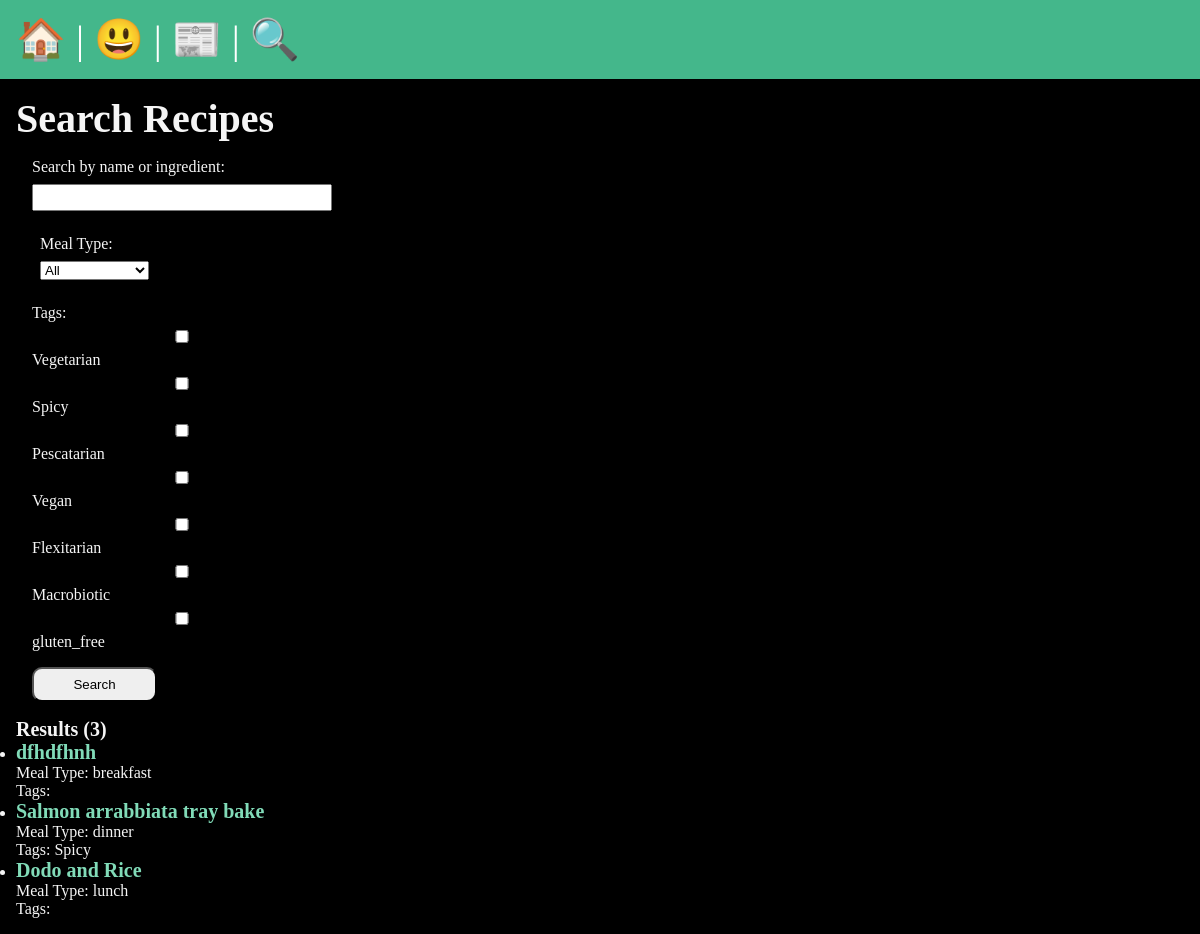
The page /recipes/search/ on the database its author committed.
### recipes/models.py (models this page shows, shortened)
class Tag(models.Model):
    name = models.CharField(max_length=100, unique=True)

class Recipe(models.Model):
    MEAL_TYPE_CHOICES = [
        ('breakfast', 'Breakfast'),
        ('lunch', 'Lunch'),
        ('dinner', 'Dinner'),
        ('desert', 'Desert'),
        ('snack', 'Snack'),
    ]
    title = models.CharField(max_length=200)
    description = models.TextField()
    slug = models.SlugField()
    instructions = models.TextField()
    meal_type = models.CharField(max_length=50, choices=MEAL_TYPE_CHOICES, null=True)
    banner = models.ImageField(default= 'fallback.png', blank = True)
    created_by = models.ForeignKey(User, on_delete=models.CASCADE)
    created_at = models.DateTimeField(auto_now_add=True)
    updated_at = models.DateTimeField(auto_now=True)
    tags = models.ManyToManyField(Tag, related_name='recipes')
    ingredients = models.ManyToManyField(
        Ingredient,
        through='RecipeIngredient',
        through_fields=('recipe', 'ingredient'),
        blank=True
    )

### recipes/views.py (the view)
# urls.py: path('search/', views.recipe_search, name='recipe_search'),
def recipe_search(request):
    query = request.GET.get('q', '')
    meal_type = request.GET.get('meal_type', '')
    tag_ids = request.GET.getlist('tags')  # For multiple tag selection
    recipes = Recipe.objects.all()
    if query:
        recipes = recipes.filter(
            Q(title__icontains=query) |
            Q(recipeingredient__ingredient__name__icontains=query)
        ).distinct()
    if meal_type:
        recipes = recipes.filter(meal_type=meal_type)
    if tag_ids:
        recipes = recipes.filter(tags__id__in=tag_ids)
    all_tags = Tag.objects.all()
    context = {
        'recipes': recipes,
        'query': query,
        'all_tags': all_tags,
        'selected_tags': tag_ids,
        'selected_meal_type': meal_type
    }
    return render(request, 'recipes/search.html', context)

### recipes/templates/recipes/search.html (shortened to what this page needs)
{% extends 'layout.html' %}
{% block content %}
<h1>Search Recipes</h1>
<form method="get" action="{% url 'recipes:recipe_search' %}" class='form-with-validation'>
  <div>
    <label for="q">Search by name or ingredient:</label>
    <input type="text" name="q" id="q" value="{{ query }}">
  </div>
  <div class="form-submit">
    <label for="meal_type">Meal Type:</label>
    <select name="meal_type" id="meal_type">
      <option value="">All</option>
    </select>
  </div>
  <div class>
    <label>Tags:</label>
    {% for tag in all_tags %}
      <div>
        <input
          type="checkbox"
          name="tags"
          id="tag-{{ tag.id }}"
          value="{{ tag.id }}"
        >
        <label for="tag-{{ tag.id }}">{{ tag.name }}</label>
      </div>
    {% endfor %}
  </div>
  <button type="submit" class="form-submit">Search</button>
</form>
<h3>Results ({{ recipes.count }})</h3>
<ul>
  {% for recipe in recipes %}
    <li>
      <h3><a href="{% url 'recipes:page' slug=recipe.slug %}">{{ recipe.title }}</a></h3>
      <p>Meal Type: {{ recipe.meal_type }}</p>
      <p>Tags: {% for tag in recipe.tags.all %}{{ tag.name }}{% if not forloop.last %}, {% endif %}{% endfor %}</p>
    </li>
  {% empty %}
    <p>No recipes found.</p>
  {% endfor %}
</ul>
{% endblock %}

### static/css/style.css (style rules this page uses)
* { margin: 0; padding: 0; box-sizing: border-box; }
body { min-height: 100vh; background-color: black; color: whitesmoke; font-size: 3rem; }
h1, h2 { font-size: 2.5rem; }
h3 { font-size: 1.25rem; }
p, ul, li { font-size: 1rem; }
a { text-decoration: none; color: #81dbb8 }
.form-with-validation { font-size: 1rem; padding: 1rem; display: flex; flex-flow: column; gap: 1rem; }
.form-with-validation div { display: flex; flex-flow: column; gap: 0.5rem; }
.form-with-validation input { padding: 0.25rem; max-width: 300px; }
.form-submit { padding: 0.5rem; border-radius: 10px; width: 125px; }

### rows shown on the page
Tag: name "Vegetarian"
Tag: name "Spicy"
Tag: name "Pescatarian"
Tag: name "Vegan"
Tag: name "Flexitarian"
Tag: name "Macrobiotic"
Tag: name "gluten_free"
Recipe: title "dfhdfhnh", meal_type "breakfast"
Recipe: title "Salmon arrabbiata tray bake", meal_type "dinner"
Recipe: title "Dodo and Rice", meal_type "lunch"

### other values the page prints
{{ recipes.count }} "3"
